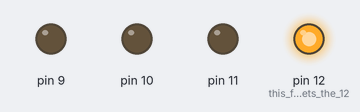
Bench run of a sketch on a simulated Arduino Uno, built with avr-gcc and run on an emulated ATmega328P. Shown: output pins drawn as LEDs (lit = HIGH).

Above: at 0.5 s.
At 1.5 s:
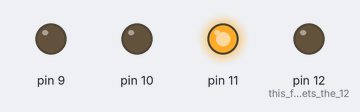
At 2.5 s:
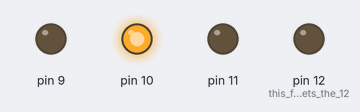
At 3.5 s:
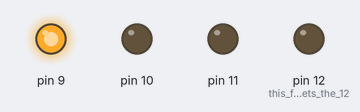
Timing chart, 0 to 5.2 s (numbered marks = the images above):
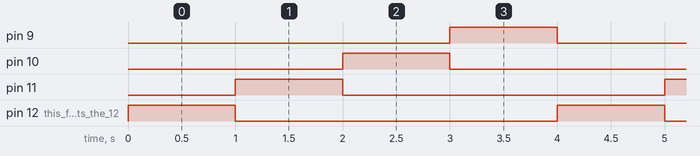

Measured:
- by itself, pin 9–11, pin 12 (this_function_sets_the_12): alternates HIGH for 1.0 s and LOW for 3.0 s
- by itself, everything shown: repeats every 4.0 s, in 4 steps

The sketch:

animate.ino
```cpp
void setup() {
  //this function is use to set the pins for output/input purpose
  //and this portion runs only once
  pinMode(12,OUTPUT);//this function sets the 12 number pin as output and so on uptill 9
  pinMode(11,OUTPUT);
  pinMode(10,OUTPUT);
  pinMode(9,OUTPUT);
}
int i=0;//this is a global variable use as an increment
void loop() {
  //this function runs always in a loop after the setup function
  if(i==0)
  {//it checks whether the value is 0 or not if it is 0 it sets the first led high and all the other low
    digitalWrite(12,HIGH);
    digitalWrite(11,LOW);
    digitalWrite(10,LOW);
    digitalWrite(9,LOW);
    ++i;//increment i
  }
  delay(1000);//this function is used to hold the program for 1 sec as it is written in millisecond and it acts like an interrupt
  if(i==1)
  {//it checks whether the value is 1 or not if it is 1 it sets the second led high and all the other low
    digitalWrite(12,LOW);
    digitalWrite(11,HIGH);
    digitalWrite(10,LOW);
    digitalWrite(9,LOW);
    ++i;//increment i
  }
  delay(1000);//this function is used to hold the program for 1 sec as it is written in millisecond and it acts like an interrupt
  if(i==2)
  {//it checks whether the value is 2 or not if it is 2 it sets the third led high and all the other low
    digitalWrite(12,LOW);
    digitalWrite(11,LOW);
    digitalWrite(10,HIGH);
    digitalWrite(9,LOW);
    ++i;//increment i
  }
  delay(1000);//this function is used to hold the program for 1 sec as it is written in millisecond and it acts like an interrupt
  if(i==3)
  {//it checks whether the value is 3 or not if it is 3 it sets the fourth led high and all the other low
    digitalWrite(12,LOW);
    digitalWrite(11,LOW);
    digitalWrite(10,LOW);
    digitalWrite(9,HIGH);
    ++i;//increment i
  }
  delay(1000);//this function is used to hold the program for 1 sec as it is written in millisecond and it acts like an interrupt
  if(i==4)
  {//it checks whether the value is 4 if it is 4 the value i is again intialised as 0
    i=0;
  }
}
```
